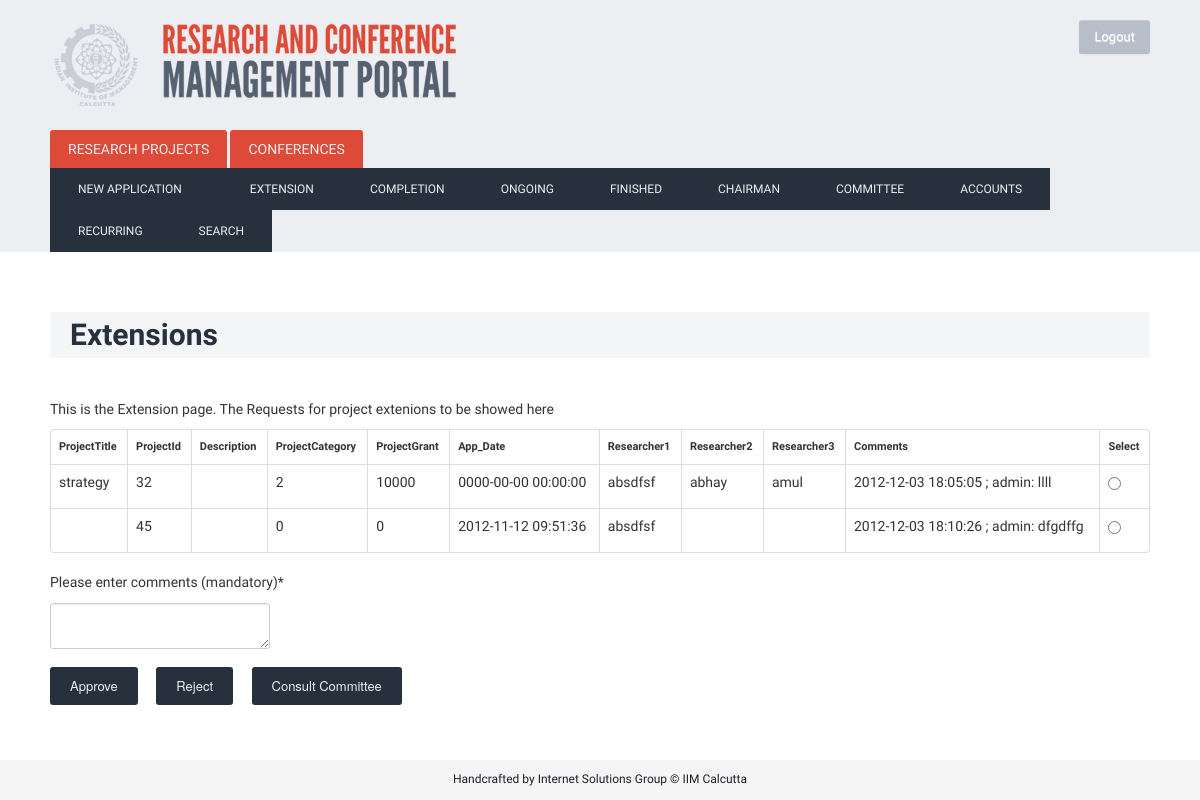
Page /index.php/extension_chairman on the committed database.
### tables this page shows
CREATE TABLE IF NOT EXISTS `project` (
  `ProjectTitle` varchar(400) NOT NULL,
  `ProjectId` bigint(200) NOT NULL AUTO_INCREMENT,
  `Description` varchar(2000) NOT NULL,
  `App_Date` timestamp NOT NULL DEFAULT CURRENT_TIMESTAMP COMMENT 'The  date of application of the project',
  `Start_Date` date NOT NULL,
  `End_Date` date NOT NULL,
  `Researcher1` varchar(80) NOT NULL,
  `Researcher2` varchar(80) NOT NULL,
  `Researcher3` varchar(80) NOT NULL,
  `ProjectCategory` varchar(30) NOT NULL,
  `ProjectGrant` int(11) NOT NULL,
  `PStatus` varchar(50) NOT NULL,
  `Deliverables` varchar(500) NOT NULL,
  `cases` int(11) NOT NULL DEFAULT '0',
  `journals` int(11) NOT NULL DEFAULT '0',
  `chapters` int(11) NOT NULL DEFAULT '0',
  `conference` int(11) NOT NULL DEFAULT '0',
  `paper` int(11) NOT NULL DEFAULT '0',
  PRIMARY KEY (`ProjectId`),
  UNIQUE KEY `ProjectId` (`ProjectId`),
  UNIQUE KEY `ProjectId_2` (`ProjectId`)
);

CREATE TABLE IF NOT EXISTS `comment` (
  `Project_ID` bigint(200) NOT NULL,
  `Comment` varchar(5000) NOT NULL,
  `Comment_type` varchar(50) NOT NULL,
  `User` varchar(50) NOT NULL,
  `User_type` int(11) NOT NULL,
  `Date` timestamp NOT NULL DEFAULT CURRENT_TIMESTAMP
);

### index.php (called while the page is built, shortened)
<?php
require_once BASEPATH.'core/CodeIgniter.php';

### application/models/project_model.php (called while the page is built, shortened)
<?PHP
class Project_model extends CI_Model {
	function project_extension_chairman()
		{
		$queryStr='Select * from project where ProjectId IN (SELECT ProjectId FROM projectextension where  ApprovalPending = "chairman");';
		$query = $this->db->query($queryStr);
		return $query;
		}
	function getcomment($ProjectID, $usertype)
	{
		$queryStr='SELECT * FROM comment WHERE Project_ID='.$ProjectID.';';
		$query = $this->db->query($queryStr);
		return $query->result();
	}
}
?>

### application/controllers/extension_chairman.php (the view, shortened to what this page needs)
<?PHP
class extension_chairman extends CI_Controller
	{
	function index()
		{
			$data['myClass']=$this;
			$data['action']=0;
			$this->load->view('layout',$data);
		}
	function load_php()
				{
				echo '<h1>Extensions</h1>';
				echo '<p> This is the Extension page. The Requests for project extenions to be showed here</p>';
				$this->load->model('project_model');
				$Query= $this->project_model->project_extension_chairman();
				echo '<FORM METHOD=POST ACTION="ExtensionCheckChairmanRequest">
				<TABLE width="90%" border="1" bordercolor="#993300" align="center" cellpadding="3" cellspacing="1" class="table_border_both_left"><tr  class="heading_table_top">
					 <table class="table table-bordered">
					<tr><TD><h4>ProjectTitle</h4></TD><TD><h4>ProjectId</h4></TD><TD><h4>Description</h4></TD><TD><h4>ProjectCategory</h4></TD><TD><h4>ProjectGrant</h4><TD><h4>App_Date</h4></TD><TD><h4>Researcher1</h4></TD><TD><h4>Researcher2</TD><TD><h4>Researcher3</TD><TD><h4>Comments</h4></TD><TD><h4>Select</h1></TD></tr>
					<tbody>';
					 foreach($Query->result() as $row)
					 {
						 echo '<TR><TD>';
						 print $row->ProjectTitle;
						 echo '</TD><TD>';
						 print $row->ProjectId;
						 echo '</TD><TD>';
						 echo '</TD><TD>';
						 print $row->ProjectCategory;
						 echo '</TD><TD>';
						 print $row->ProjectGrant;
						 echo '</TD><TD>';
						 print $row->App_Date;
						 echo '</TD><TD>';
						 print $row->Researcher1;
						 echo '</TD><TD>';
						 print $row->Researcher2;
						 echo '</TD><TD>';
						 print $row->Researcher3;
					         echo '</TD><TD>';
						 $Result=$this->project_model->getComment($row->ProjectId, $_SESSION['usertype']);
						 foreach($Result as $row1)
						 {
							 echo '<p>'.$row1->Date.' ; '.$row1->User.': '.$row1->Comment.'</p>';
						 }
						 echo '</TD><TD><INPUT TYPE="RADIO" NAME="ProjectSelected" VALUE="'.$row->ProjectId.'"></TD></TR>';
					 }
				echo '</tbody></TABLE>
				<p>Please enter comments (mandatory)*</p>
				<p><textarea name="comment" ></textarea></p>
				<INPUT TYPE=SUBMIT name ="RequestType" value="Approve">
				<INPUT TYPE=SUBMIT name="RequestType" value="Reject">
				<INPUT TYPE=SUBMIT name="RequestType" value="Consult Committee">
				</FORM>';
				}
	}
?>

### application/views/layout.php (shortened to what this page needs)
<!DOCTYPE html>
<html lang="en">
  <head>
    <link rel="stylesheet" href="static/css/bootstrap.min.css" >
    <link href="static/css/custom.css" rel="stylesheet" type="text/css" >
  </head>
  <body>
<div id="wrap">
    <div class="mast_head">
        <div class="container">
            <div id="logo"></div>
            <a class="btn logout_btn" href="logout">Logout</a>
        </div>
    </div>
    <div class="top_nav">
           <div id="tabbar" class="usual">
            <div class="container">
                <ul id="bars">
                    <li><a href="#resproj">Research Projects</a></li>
                    <li><a href="#confs">Conferences</a></li>
                </ul>
                <div id="resproj" style="display: block">
                    <ul>
                        <li><a href="/rp/new_application">New Application</a> </li>
                        <li><a href="/rp/extension">Extension</a> </li>
						<li><a href="/rp/completion">Completion</a> </li>
                        <li><a href="/rp/ongoing">Ongoing</a> </li>
                        <li><a href="/rp/completed">Finished</a> </li>
                        <li><a href="/rp/app_chairman">Chairman</a> </li>
                        <li><a href="/rp/app_committee">Committee</a> </li>
                        <li><a href="/rp/Accounts">Accounts</a> </li>
                        <li><a href="/rp/recurring">Recurring</a> </li>
                        <li><a href="/rp/searchProject">Search</a> </li>
                    </ul>
                </div>
           </div>
        </div>
    </div>
    <div class="container">
        <div>
			<?php
					if ($action==0)
					{
					$myClass->load_php();
					}
					elseif ($action==1)
					{
					$myClass->load_php($msg);
					}
					elseif ($action==2)
					{
					$myClass->approveMsg($msg);
					}
					elseif ($action==3)
					{
					$myClass->load_search($searchBy,$searchValue);
					}
			?>
             </div>
        </div>
    </div>
    <footer>
        <div id="container">
            <p>Handcrafted by Internet Solutions Group &copy; IIM Calcutta</p>
        </div>
    </footer>
  </body>
</html>

### static/css/custom.css (style rules this page uses)
html, body { height: 100%; }
body { background: url('/static/img/denim.png'); font-family: 'Droid Sans', sans-serif; font-weight: normal; font-size: 14px; line-height: 1.6; }
.container { width: 1100px; }
h4 { font-size: 11px; }
h1 { color: #27313D; margin-top: 60px; margin-bottom: 40px; font-weight: bold; background: #F4F5F6; padding: 5px 20px; }
#logo { width: 820px; height: 100px; background: url("../img/heading.png") -21px -9px no-repeat; float: left; }
.btn { padding: 10px 20px; background: #b7bec9; color: white; -webkit-border-radius: 3px; -moz-border-radius: 3px; border-radius: 3px; border: 0px; }
input[type=submit] { border: none; padding: 10px 20px; margin-right: 15px; color: #ECEEF1; background: #27313D; -webkit-border-radius: 3px; -moz-border-radius: 3px; border-radius: 3px; cursor: pointer; }
.logout_btn { float: right; padding: 8px 15px; font: 12px; }
.mast_head { background: #eceef1; color: white; height: 110px; padding-top: 20px; }
.usual ul { margin-left: 0px; }
.usual ul li a { font-size: 12px; border: none; height: auto; display : block; color: #ECEEF1; padding : 10px 18px; text-decoration: none; text-transform: uppercase; }
.usual div { clear:left; }
#tabbar { background: #eceef1; }
#tabbar ul li { float: left; list-style-type: none; }
#bars li { background: #DD4A38; margin-right: 3px; -webkit-border-radius: 3px 3px 0px 0px; -moz-border-radius: 3px 3px 0 0; border-radius: 3px 3px 0 0; }
#bars li a { font-size: 14px; }
#resproj ul li a { background: #27313D; padding: 12px 28px; text-decoration: none; }
#resproj ul li:first-child a { padding-right: 40px; }
#wrap { min-height: 100%; height: auto !important; height: 100%; margin: 0 auto -40px; }
footer { text-align: center; background-color: #f5f5f5; height: 40px; font-size: 12px; color: #1B2129; }
footer p { padding-top: 10px; }

### rows in the picture
project: ProjectTitle "strategy", ProjectId "32", ProjectCategory "2", ProjectGrant "10000", App_Date "0000-00-00 00:00:00", Researcher1 "absdfsf", Researcher2 "abhay", Researcher3 "amul"
comment: Date "2012-12-03 18:05:05", User "admin", Comment "llll"
project: ProjectId "45", ProjectCategory "0", ProjectGrant "0", App_Date "2012-11-12 09:51:36", Researcher1 "absdfsf"
comment: Date "2012-12-03 18:10:26", User "admin", Comment "dfgdffg"
